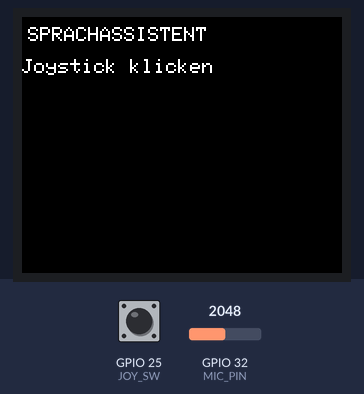
The sketch below on a simulated ESP32. Shown: 160×128 colour display. The test bench sets the inputs (shaded band); at power-on: GPIO 25 (JOY_SW) HIGH, GPIO 32 (MIC_PIN) = 2048 (analog values on the 0–4095 scale). What the sketch prints to the serial monitor is not drawn.

Above: at 1.3 s.
1.4 s: GPIO 25 (JOY_SW) pulled LOW for 0.15 s
At 2.8 s:
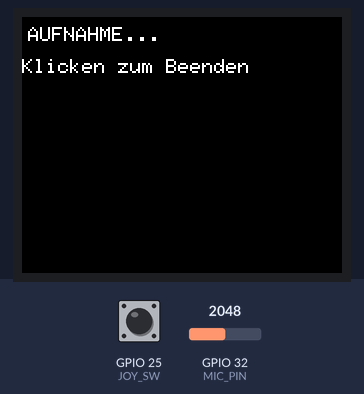
3.1 s: GPIO 25 (JOY_SW) pulled LOW for 1 s
At 5.7 s:
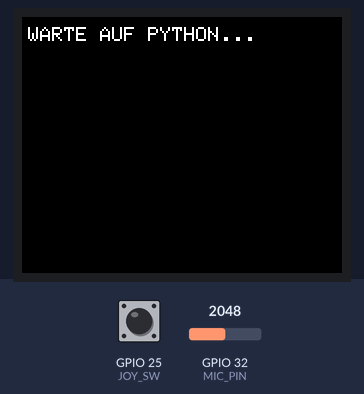
At 35.3 s:
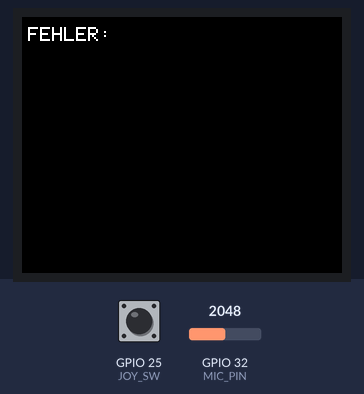
Timing chart, 0 to 35.8 s (numbered marks = the images above; inputs shaded):
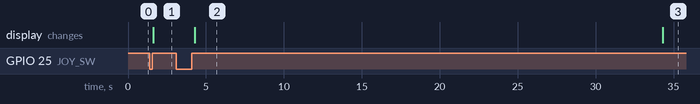

The sketch:

esp.ino
```cpp
#include <SPI.h>
#include <Adafruit_GFX.h>
#include <Adafruit_ST7735.h>

// TFT
#define TFT_CS    5
#define TFT_DC    16
#define TFT_RST   17

// Joystick
#define JOY_SW    25

// Mikrofon
#define MIC_PIN   32

// Audio-Einstellungen
#define SAMPLE_RATE 4000
#define MAX_SECONDS 10
#define MAX_SAMPLES (SAMPLE_RATE * MAX_SECONDS)

// 8 Bit pro Sample
uint8_t audio[MAX_SAMPLES];

Adafruit_ST7735 tft(TFT_CS, TFT_DC, TFT_RST);

void showText(String text) {
  tft.fillScreen(ST77XX_BLACK);
  tft.setCursor(3, 5);
  tft.setTextColor(ST77XX_WHITE);
  tft.setTextSize(1);
  tft.setTextWrap(true);
  tft.println(text);
}

void waitForRelease() {
  while (digitalRead(JOY_SW) == LOW) {
    delay(5);
  }
  delay(30);
}

void waitForPress() {
  while (digitalRead(JOY_SW) == HIGH) {
    delay(5);
  }
  delay(30);
}

uint32_t recordAudio() {
  showText("AUFNAHME...\n\nKlicken zum Beenden");

  uint32_t count = 0;
  const uint32_t interval = 1000000UL / SAMPLE_RATE;

  while (count < MAX_SAMPLES) {
    uint32_t start = micros();

    // ADC: 12 Bit auf 8 Bit reduzieren
    audio[count++] = analogRead(MIC_PIN) >> 4;

    while ((uint32_t)(micros() - start) < interval) {
    }

    if (count % 40 == 0 && digitalRead(JOY_SW) == LOW) {
      delay(30);

      if (digitalRead(JOY_SW) == LOW) {
        waitForRelease();
        break;
      }
    }
  }

  return count;
}

void sendAudio(uint32_t count) {
  showText("SENDE AUDIO...");

  Serial.write((const uint8_t*)"AUD1", 4);

  // Sample-Anzahl
  Serial.write((uint8_t*)&count, 4);

  // Audio übertragen
  Serial.write(audio, count);

  Serial.flush();
}

void receiveText() {
  showText("WARTE AUF PYTHON...");

  String response = Serial.readStringUntil('\n');
  response.trim();

  if (response.startsWith("TEXT:")) {
    showText("ERKANNT:\n\n" + response.substring(5));
  } else {
    showText("FEHLER:\n" + response);
  }
}

void setup() {
  Serial.begin(460800);
  Serial.setTimeout(30000);

  pinMode(JOY_SW, INPUT_PULLUP);

  analogReadResolution(12);
  analogSetPinAttenuation(MIC_PIN, ADC_11db);

  tft.initR(INITR_BLACKTAB);
  tft.setRotation(1);

  showText("SPRACHASSISTENT\n\nJoystick klicken");
}

void loop() {
  if (digitalRead(JOY_SW) == LOW) {
    delay(30);

    if (digitalRead(JOY_SW) == LOW) {
      waitForRelease();

      uint32_t count = recordAudio();

      sendAudio(count);

      receiveText();
      waitForPress();
      //delay(2000);

      showText("BEREIT\n\nJoystick klicken");
    }
  }

  delay(5);
}
```

Measured:
- after the input at 1.4 s, the display: changes after 0.20 s (image 1)
- what the display in image 2 shows lasts 30.0 s, from 4.3 s to 34.3 s
